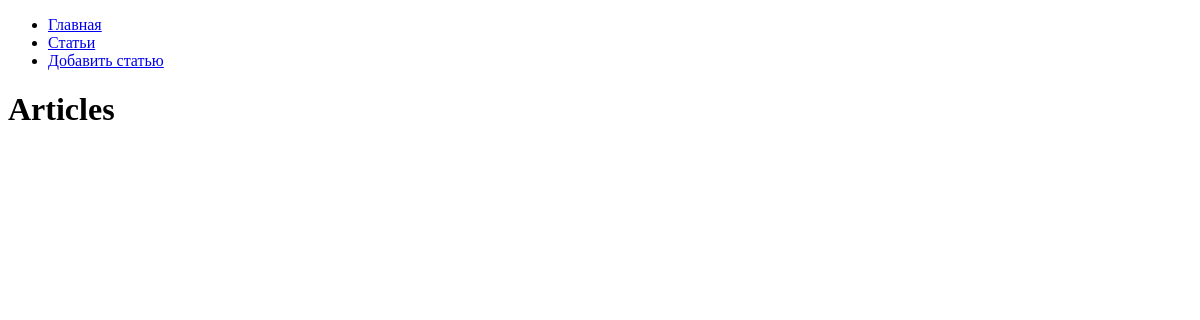
/articles/, run on an earlier commit of the app's database.
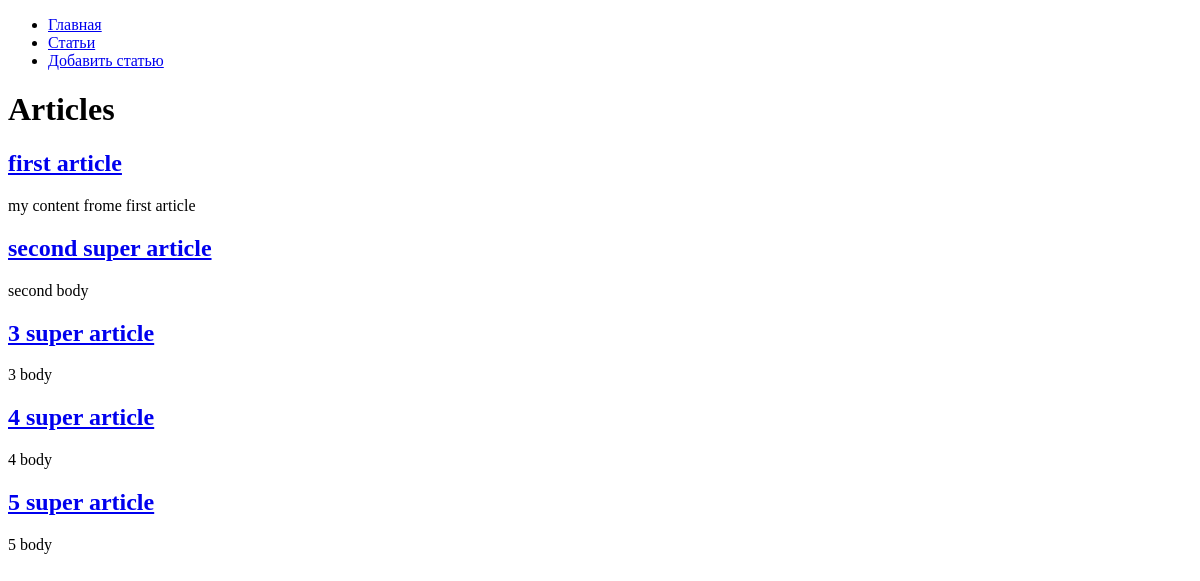
And on a later commit of the database.
### hexlet_django_blog/article/models.py (models this page shows, shortened)
class Article(models.Model):
    name = models.CharField(max_length=200)  # название статьи
    body = models.TextField()  # тело статьи
    created_at = models.DateTimeField(auto_now_add=True)
    updated_at = models.DateTimeField(auto_now=True)

### hexlet_django_blog/article/views.py (the view)
# urls.py: path("", IndexView.as_view(), name='articles'),
class IndexView(View):
    def get(self, request, *args, **kwargs):
        articles = Article.objects.all()[:15]
        return render(
            request,
            "articles/index.html",
            context={
                "articles": articles,
            },
        )

### hexlet_django_blog/templates/articles/index.html (shortened to what this page needs)
{% extends "base.html" %}
{% block content %}
  {% if article_id %}
    <h1>Статья номер {{ article_id }}. Тег {{ tags }}</h1>
    <div>
      {{ body }}
    </div>
  {% else %}
    <h1>Articles</h1>
    {% for article in articles %}
      <h2><a href="{% url 'articles' %}{{ article.id }}">{{ article.name }}</a></h2>
      <div>{{ article.body|slice:":200" }}</div>
    {% endfor %}
  {% endif %}
{% endblock %}

### hexlet_django_blog/templates/base.html (shortened to what this page needs)
<!DOCTYPE html>
<html lang="en">
<head>
</head>
<body>
<div id="sidebar">
    {% block sidebar %}
        <ul>
            <li><a href="/">Главная</a></li>
            <li><a href="/articles/">Статьи</a></li>
            <li><a href="{% url 'articles_create' %}">Добавить статью</a></li>
        </ul>
    {% endblock %}
</div>
<div id="content">
    {% block content %}{% endblock %}
</div>
</body>
</html>

What changed in the data, as far as the page shows it:
added Article: name "first article", body "my content frome first article"
added Article: name "second super article", body "second body"
added Article: name "3 super article", body "3 body"
added Article: name "4 super article", body "4 body"
added Article: name "5 super article", body "5 body"
